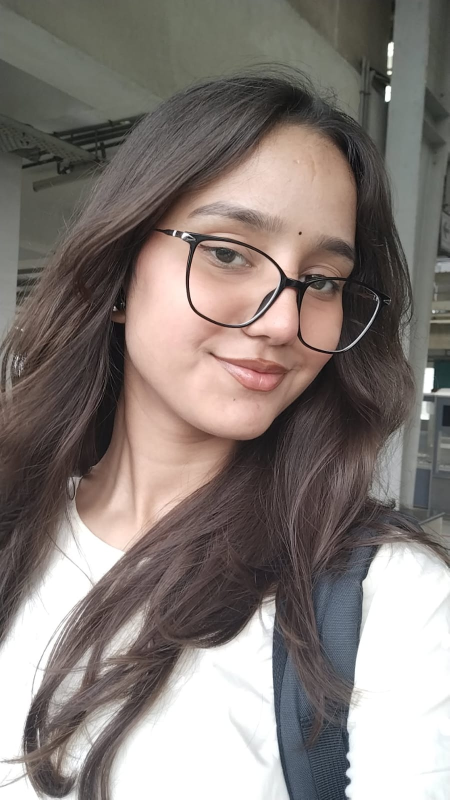
#> input picture data/real/100_real.jpeg, 899 x 1599 px (shown at 1/2 size); its folder holds only this picture in this run
$ python predict.py data/real/100_real.jpeg   (older library calls are emulated)
#> lines starting #> are read from the running program, lines starting #| are printed output that depends on the picture
"""
predict.py — Screen-photo (recapture) detector.

Usage:
    python predict.py some_image.jpg
Prints ONE number from 0 to 1:
    0 = real photo,  1 = photo of a screen (recapture / fraud)

"""

import sys, os, time, pickle
import numpy as np
from PIL import Image
import cv2

_DIR   = os.path.dirname(os.path.abspath(__file__))
_MODEL = os.path.join(_DIR, "model.pkl")

# model.pkl is the 3-model soft-voting ensemble from train.py, trained on
# 154 labelled photos using multi-view augmentation and validated at
# ~92.4% per-photo accuracy under StratifiedGroupKFold (no leakage
# between views of the same photo).
PREFER_ML_IF_AVAILABLE = True


# ────────────────────────────────────────────────────────────────
#  Pure-CV heuristic (no model needed)
# ────────────────────────────────────────────────────────────────

def _heuristic(image_path: str) -> float:
    """
    Returns a score in [0, 1]: higher = more screen-like.

    Combines three signals, weighted by how reliably each one separated
    real vs. screen photos during calibration:

      1. Multi-scale FFT peak-to-mean ratio (weight 0.60)
      2. Chromatic-aberration proxy / channel-edge alignment (weight 0.25)
      3. Scanline / subpixel banding (weight 0.15)

    """
#> called with image_path = 'data/real/100_real.jpeg'
    img_pil = Image.open(image_path).convert("RGB")
#> img_pil is the input picture: PIL image 899x1599 RGB; mean R, G, B 132.9, 123.6, 119
    rgb_full = np.array(img_pil)

    # ── Signal 1: multi-scale FFT peak-to-mean ──────────────────
    ptms = []
    for size in [(256, 192), (512, 384), (1024, 768)]:
        rgb_s = cv2.resize(rgb_full, size, interpolation=cv2.INTER_AREA)
        gray_s = cv2.cvtColor(rgb_s, cv2.COLOR_RGB2GRAY).astype(np.float32)
        h, w = gray_s.shape
        win = np.hanning(h)[:, None] * np.hanning(w)[None, :]
        mag = np.abs(np.fft.fftshift(np.fft.fft2(gray_s * win))) + 1e-9
        cy, cx = h // 2, w // 2
        Y, X = np.ogrid[:h, :w]
        r = np.sqrt((X - cx) ** 2 + (Y - cy) ** 2)
        lo, hi = min(h, w) * 0.05, min(h, w) * 0.45
        mid = (r > lo) & (r < hi)
        band = mag[mid]
        ptms.append(float(band.max() / band.mean()))
#> this loop made 3 passes
#> pass 1, in _heuristic, `rgb_s = cv2.resize(rgb_full, size, interpolation=cv2.INTER_AREA)`:
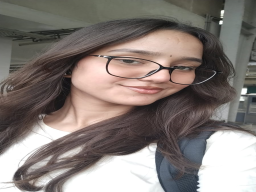
#> rgb_s: shape (192, 256, 3); mean R, G, B 132.9, 123.6, 119
#> pass 1, in _heuristic, `gray_s = cv2.cvtColor(rgb_s, cv2.COLOR_RGB2GRAY).astype(np.float32)`:
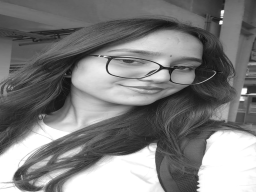
#> gray_s: shape (192, 256) float32; min 16, max 255, mean 125.9
#> pass 1, in _heuristic, `mag = np.abs(np.fft.fftshift(np.fft.fft2(gray_s * win))) + 1e-9`:
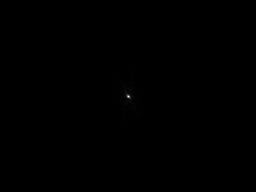
#> mag: shape (192, 256) float64; min 2.22, max 1507319.5, mean 1446.6; drawn with min black and max white
#> pass 2, in _heuristic, `rgb_s = cv2.resize(rgb_full, size, interpolation=cv2.INTER_AREA)`:
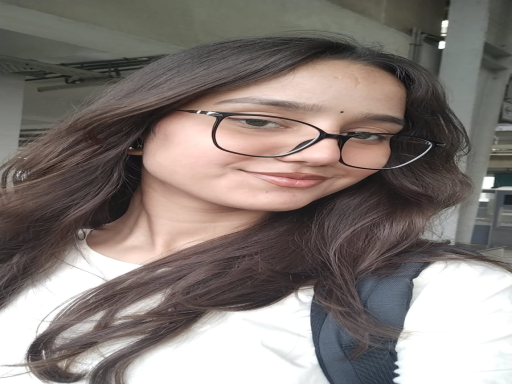
#> rgb_s: shape (384, 512, 3); mean R, G, B 132.9, 123.6, 119
#> after the loop, ptms = [27.84, 32.05, 24.43]
    fft_ptm = max(ptms)
#> fft_ptm = 32.05
    s1 = float(np.clip((fft_ptm - 12) / 24, 0, 1))
#> s1 = 0.835

    # ── Signal 2: chromatic-aberration / channel-edge alignment ─
    rgb_m = cv2.resize(rgb_full, (512, 384), interpolation=cv2.INTER_AREA)
    r_lap = np.abs(cv2.Laplacian(rgb_m[:, :, 0].astype(np.float32), cv2.CV_32F))
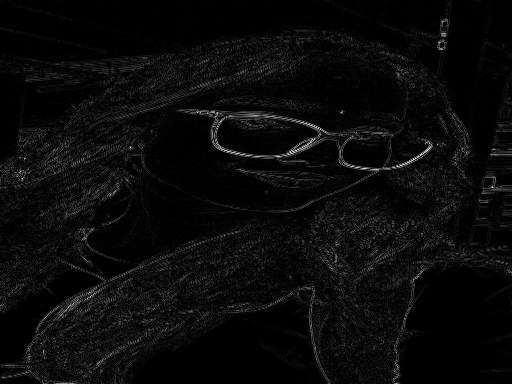
#> r_lap: shape (384, 512) float32; min 0, max 320, mean 13.2; drawn with min black and max white
    g_lap = np.abs(cv2.Laplacian(rgb_m[:, :, 1].astype(np.float32), cv2.CV_32F))
    b_lap = np.abs(cv2.Laplacian(rgb_m[:, :, 2].astype(np.float32), cv2.CV_32F))
    rg = np.corrcoef(r_lap.ravel(), g_lap.ravel())[0, 1]
#> rg = 0.995
    rb = np.corrcoef(r_lap.ravel(), b_lap.ravel())[0, 1]
#> rb = 0.993
    gb = np.corrcoef(g_lap.ravel(), b_lap.ravel())[0, 1]
#> gb = 0.997
    chrom_mean = (rg + rb + gb) / 3
#> chrom_mean = 0.995
    s2 = float(np.clip((chrom_mean - 0.965) / 0.025, 0, 1))
#> s2 = 1

    # ── Signal 3: row/column scanline banding ───────────────────
    gray_m = cv2.cvtColor(rgb_m, cv2.COLOR_RGB2GRAY).astype(np.float32)
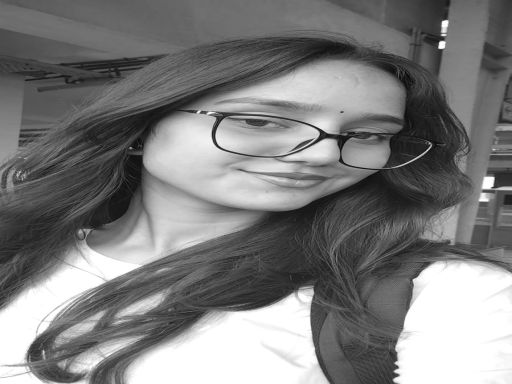
#> gray_m: shape (384, 512) float32; min 5, max 255, mean 125.9

    def short_lag_energy(signal_1d):
        s = signal_1d - signal_1d.mean()
#> s = 384 values, max 86.42 at index 383, min -46.03 at index 57, mean 8.9e-06
        ac = np.correlate(s, s, mode='full')
#> ac = 767 values, max 475077.1 at index 383, min -157736 at index 79, mean -0.0013
        ac = ac[len(ac) // 2:]
#> ac = 384 values, max 475077.1 at index 0, min -157736 at index 304, mean 618.6
        ac /= (ac[0] + 1e-9)
#> ac = 384 values, max 1 at index 0, min -0.332 at index 304, mean 0.0013
        return float(np.sum(ac[2:21] ** 2))

    row_e = short_lag_energy(gray_m.mean(axis=1))
#> row_e = 14.63
    col_e = short_lag_energy(gray_m.mean(axis=0))
#> col_e = 15.73
    scan_e = max(row_e, col_e)
#> scan_e = 15.73
    s3 = float(np.clip((scan_e - 8) / 12, 0, 1))
#> s3 = 0.645

    score = 0.60 * s1 + 0.25 * s2 + 0.15 * s3
#> score = 0.848
    return float(np.clip(score, 0.0, 1.0))


# ────────────────────────────────────────────────────────────────
#  ML predictor
# ────────────────────────────────────────────────────────────────

_model_cache = None

def _ml_predict(image_path: str) -> float:
    """
    Multi-view test-time averaging
    """
    global _model_cache
    if _model_cache is None:
        with open(_MODEL, 'rb') as f:
            _model_cache = pickle.load(f)
    from features import extract_features
    import tempfile

    img_pil = Image.open(image_path).convert("RGB")
    w, h = img_pil.size

    views = [img_pil, img_pil.transpose(Image.FLIP_LEFT_RIGHT)]
    cw, ch = int(w * 0.55), int(h * 0.55)
    xs = [0, (w - cw) // 2, w - cw]
    ys = [0, (h - ch) // 2, h - ch]
    for x in xs:
        for y in ys:
            views.append(img_pil.crop((x, y, x + cw, y + ch)))

    probs = []
    with tempfile.TemporaryDirectory() as td:
        for i, v in enumerate(views):
            vp = os.path.join(td, f"view_{i}.jpg")
            v.save(vp, quality=95)
            feats = extract_features(vp).reshape(1, -1)
            probs.append(_model_cache.predict_proba(feats)[0, 1])

    return float(np.mean(probs))


# ────────────────────────────────────────────────────────────────
#  Public API
# ────────────────────────────────────────────────────────────────

def predict(image_path: str) -> float:
    """
    Returns a fraud score in [0, 1].
      0 = definitely a real photo
      1 = definitely a photo of a screen
    """
    if PREFER_ML_IF_AVAILABLE and os.path.exists(_MODEL):
        try:
            return _ml_predict(image_path)
        except Exception as e:
            print(f"[predict] ML model failed ({e}), falling back to heuristic",
                  file=sys.stderr)
    return _heuristic(image_path)


# ────────────────────────────────────────────────────────────────
#  CLI entry point
# ────────────────────────────────────────────────────────────────

if __name__ == "__main__":
    if len(sys.argv) < 2:
        print("Usage: python predict.py <image_path>", file=sys.stderr)
        sys.exit(1)

    path = sys.argv[1]
    if not os.path.exists(path):
        print(f"Error: file not found: {path}", file=sys.stderr)
        sys.exit(1)

    t0 = time.perf_counter()
    score = predict(path)
#> score = 0.848
    ms = (time.perf_counter() - t0) * 1000

    print(f"{score:.4f}")
#| 0.8478
    label = "SCREEN (fraud)" if score >= 0.5 else "REAL"
#> label = 'SCREEN (fraud)'
    print(f"  -> {label}  (latency: {ms:.1f} ms)", file=sys.stderr)

$ run again, on data/real/13_real.jpeg
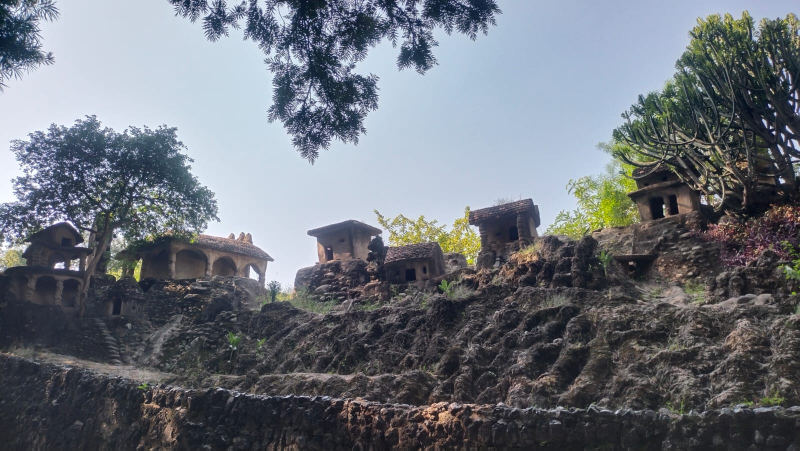
#> input picture data/real/13_real.jpeg, 1600 x 902 px (shown at 1/2 size)
#> in _heuristic, img_pil is the input picture: PIL image 1600x902 RGB; mean R, G, B 108.9, 113.8, 121.7
#> after the loop in _heuristic, `for size in [(256, 192), (512, 384), (1024, 768)]:`: ptms = [25.54, 21.5, 17.67]
#> fft_ptm = 25.54
#> s1 = 0.564
#> in _heuristic, `r_lap = np.abs(cv2.Laplacian(rgb_m[:, :, 0].astype(np.float32), cv2.CV..`:
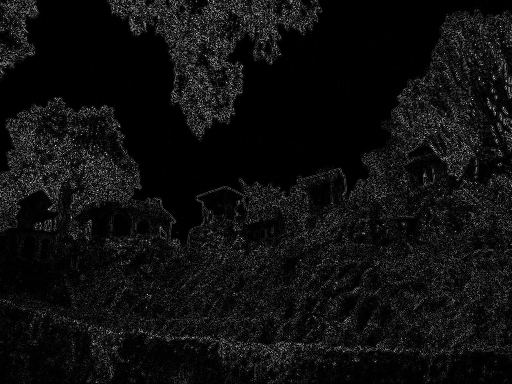
#> r_lap: shape (384, 512) float32; min 0, max 462, mean 28; drawn with min black and max white
#> rg = 0.996
#> rb = 0.985
#> gb = 0.986
#> chrom_mean = 0.989
#> s2 = 0.955
#> in _heuristic, `gray_m = cv2.cvtColor(rgb_m, cv2.COLOR_RGB2GRAY).astype(np.float32)`:
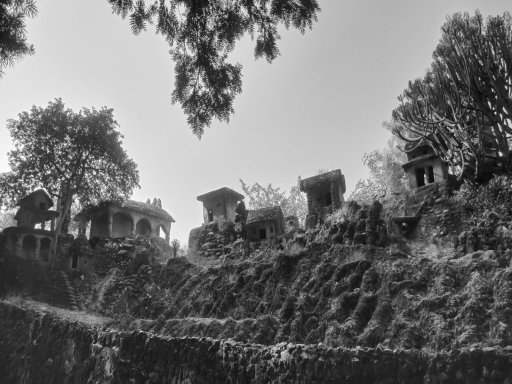
#> gray_m: shape (384, 512) float32; min 8, max 254, mean 113.2
#> s = 384 values, max 59.88 at index 61, min -73.48 at index 377, mean 0
#> in short_lag_energy, `ac = np.correlate(s, s, mode='full')`: ac = 767 values, max 777611.6 at index 383, min -359647.4 at index 172, mean 0.0104
#> in short_lag_energy, `ac = ac[len(ac) // 2:]`: ac = 384 values, max 777611.6 at index 0, min -359647.4 at index 211, mean 1012.5
#> in short_lag_energy, `ac /= (ac[0] + 1e-9)`: ac = 384 values, max 1 at index 0, min -0.463 at index 211, mean 0.0013
#> row_e = 16.57
#> col_e = 14.61
#> scan_e = 16.57
#> s3 = 0.714
#> in _heuristic, `score = 0.60 * s1 + 0.25 * s2 + 0.15 * s3`: score = 0.684
#| 0.6842
#> label = 'SCREEN (fraud)'

$ run again, on data/real/14_real.jpeg
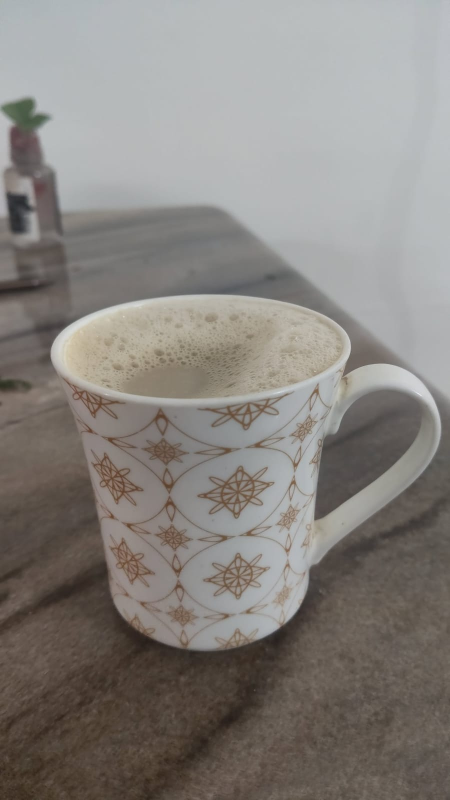
#> input picture data/real/14_real.jpeg, 900 x 1600 px (shown at 1/2 size)
#> in _heuristic, img_pil is the input picture: PIL image 900x1600 RGB; mean R, G, B 135.3, 131, 126.7
#> after the loop in _heuristic, `for size in [(256, 192), (512, 384), (1024, 768)]:`: ptms = [33.05, 51.13, 44.98]
#> fft_ptm = 51.13
#> s1 = 1
#> in _heuristic, `r_lap = np.abs(cv2.Laplacian(rgb_m[:, :, 0].astype(np.float32), cv2.CV..`:
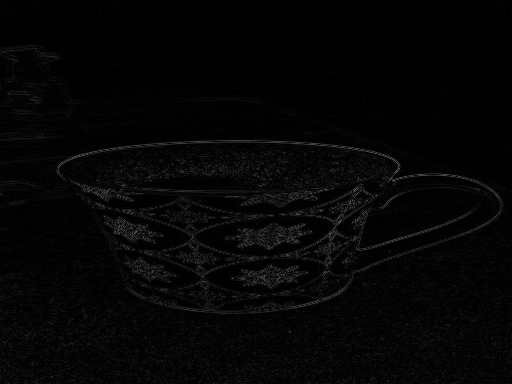
#> r_lap: shape (384, 512) float32; min 0, max 117, mean 5
#> rg = 0.979
#> rb = 0.961
#> gb = 0.982
#> chrom_mean = 0.974
#> s2 = 0.358
#> in _heuristic, `gray_m = cv2.cvtColor(rgb_m, cv2.COLOR_RGB2GRAY).astype(np.float32)`:
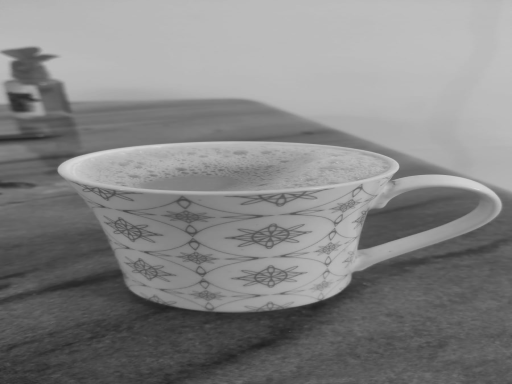
#> gray_m: shape (384, 512) float32; min 30, max 218, mean 131.8
#> s = 384 values, max 55.11 at index 42, min -57.5 at index 337, mean -1.4e-05
#> in short_lag_energy, `ac = np.correlate(s, s, mode='full')`: ac = 767 values, max 548888 at index 383, min -234964.7 at index 98, mean -0.00261
#> in short_lag_energy, `ac = ac[len(ac) // 2:]`: ac = 384 values, max 548888 at index 0, min -234964.7 at index 285, mean 714.7
#> in short_lag_energy, `ac /= (ac[0] + 1e-9)`: ac = 384 values, max 1 at index 0, min -0.428 at index 285, mean 0.0013
#> row_e = 15.81
#> col_e = 16.61
#> s3 = 0.717
#> in _heuristic, `score = 0.60 * s1 + 0.25 * s2 + 0.15 * s3`: score = 0.797
#| 0.7971
#> label = 'SCREEN (fraud)'

$ run again, on data/real/15_real.jpeg
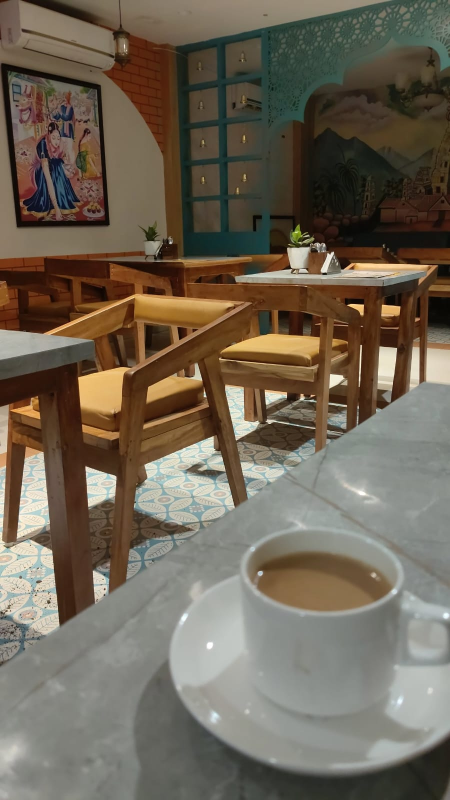
#> input picture data/real/15_real.jpeg, 900 x 1600 px (shown at 1/2 size)
#> in _heuristic, img_pil is the input picture: PIL image 900x1600 RGB; mean R, G, B 110.7, 100.6, 85.6
#> after the loop in _heuristic, `for size in [(256, 192), (512, 384), (1024, 768)]:`: ptms = [22.57, 44.73, 60.84]
#> fft_ptm = 60.84
#> s1 = 1
#> in _heuristic, `r_lap = np.abs(cv2.Laplacian(rgb_m[:, :, 0].astype(np.float32), cv2.CV..`:
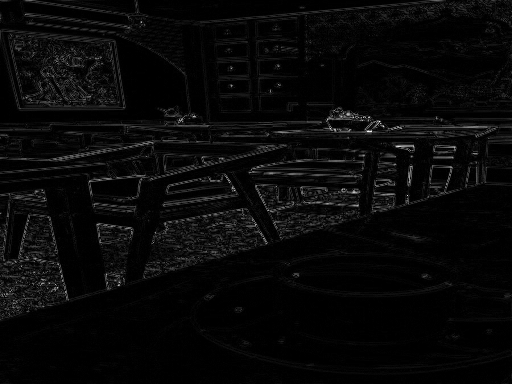
#> r_lap: shape (384, 512) float32; min 0, max 355, mean 12.2; drawn with min black and max white
#> rg = 0.968
#> rb = 0.928
#> gb = 0.976
#> chrom_mean = 0.957
#> s2 = 0
#> in _heuristic, `gray_m = cv2.cvtColor(rgb_m, cv2.COLOR_RGB2GRAY).astype(np.float32)`:
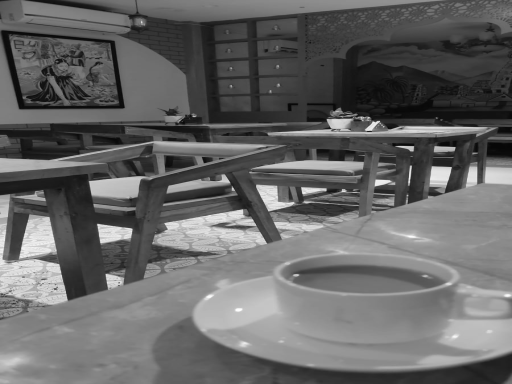
#> gray_m: shape (384, 512) float32; min 6, max 254, mean 101.9
#> s = 384 values, max 54.06 at index 236, min -59 at index 107, mean 0
#> in short_lag_energy, `ac = np.correlate(s, s, mode='full')`: ac = 767 values, max 409812.1 at index 383, min -185754.6 at index 180, mean -0.00391
#> in short_lag_energy, `ac = ac[len(ac) // 2:]`: ac = 384 values, max 409812.1 at index 0, min -185754.6 at index 203, mean 533.6
#> in short_lag_energy, `ac /= (ac[0] + 1e-9)`: ac = 384 values, max 1 at index 0, min -0.453 at index 203, mean 0.0013
#> row_e = 15.09
#> col_e = 7.34
#> scan_e = 15.09
#> s3 = 0.591
#> in _heuristic, `score = 0.60 * s1 + 0.25 * s2 + 0.15 * s3`: score = 0.689
#| 0.6886
#> label = 'SCREEN (fraud)'
